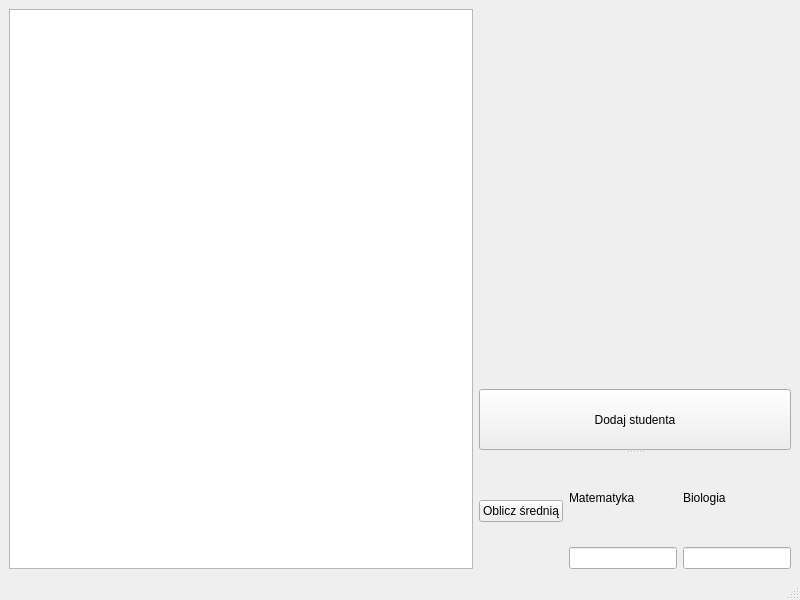
<?xml version="1.0" encoding="UTF-8"?>
<ui version="4.0">
 <class>MainWindow</class>
 <widget class="QMainWindow" name="MainWindow">
  <property name="geometry">
   <rect>
    <x>0</x>
    <y>0</y>
    <width>800</width>
    <height>600</height>
   </rect>
  </property>
  <property name="windowTitle">
   <string>MainWindow</string>
  </property>
  <widget class="QWidget" name="centralwidget">
   <layout class="QGridLayout" name="gridLayout">
    <item row="0" column="0" rowspan="4">
     <widget class="QListWidget" name="studenci_listWidget"/>
    </item>
    <item row="3" column="1">
     <widget class="QSplitter" name="splitter">
      <property name="orientation">
       <enum>Qt::Vertical</enum>
      </property>
      <widget class="QPushButton" name="dodajStudenta_pushButton">
       <property name="text">
        <string>Dodaj studenta</string>
       </property>
      </widget>
      <widget class="QWidget" name="layoutWidget">
       <layout class="QHBoxLayout" name="horizontalLayout">
        <item>
         <widget class="QPushButton" name="obliczSrednia_pushButton">
          <property name="text">
           <string>Oblicz średnią</string>
          </property>
         </widget>
        </item>
        <item>
         <layout class="QVBoxLayout" name="verticalLayout">
          <item>
           <widget class="QLabel" name="label">
            <property name="text">
             <string>Matematyka</string>
            </property>
           </widget>
          </item>
          <item>
           <widget class="QLineEdit" name="sredniaMat_lineEdit"/>
          </item>
         </layout>
        </item>
        <item>
         <layout class="QVBoxLayout" name="verticalLayout_2">
          <item>
           <widget class="QLabel" name="label_2">
            <property name="text">
             <string>Biologia</string>
            </property>
           </widget>
          </item>
          <item>
           <widget class="QLineEdit" name="sredniaBiol_lineEdit"/>
          </item>
         </layout>
        </item>
       </layout>
      </widget>
     </widget>
    </item>
    <item row="1" column="1">
     <spacer name="verticalSpacer_2">
      <property name="orientation">
       <enum>Qt::Vertical</enum>
      </property>
      <property name="sizeHint" stdset="0">
       <size>
        <width>20</width>
        <height>40</height>
       </size>
      </property>
     </spacer>
    </item>
    <item row="0" column="1">
     <widget class="QLabel" name="logo_label">
      <property name="text">
       <string/>
      </property>
      <property name="pixmap">
       <pixmap resource="zasoby.qrc">:/obrazy/logo.png</pixmap>
      </property>
      <property name="scaledContents">
       <bool>true</bool>
      </property>
     </widget>
    </item>
    <item row="2" column="1">
     <spacer name="verticalSpacer">
      <property name="orientation">
       <enum>Qt::Vertical</enum>
      </property>
      <property name="sizeHint" stdset="0">
       <size>
        <width>20</width>
        <height>48</height>
       </size>
      </property>
     </spacer>
    </item>
   </layout>
  </widget>
  <widget class="QMenuBar" name="menubar">
   <property name="geometry">
    <rect>
     <x>0</x>
     <y>0</y>
     <width>800</width>
     <height>25</height>
    </rect>
   </property>
  </widget>
  <widget class="QStatusBar" name="statusbar"/>
 </widget>
 <resources>
  <include location="zasoby.qrc"/>
 </resources>
 <connections/>
</ui>
